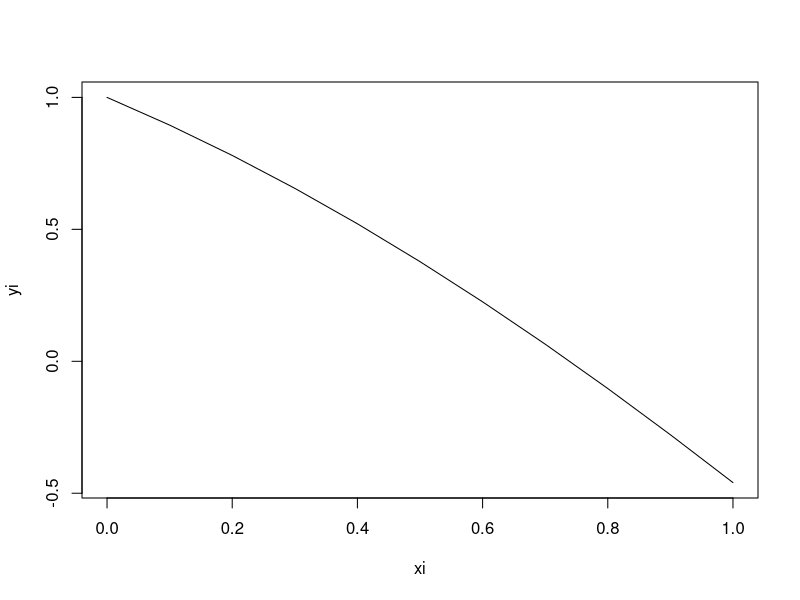

Write the R code that produced this figure. (Note: this script raises an error after producing the figure.)
# 1. Bisection Method
# 1.1. Absolute error (= abs(b-a))
myBisect1 <- function(f, a, b, tol=1e6 , m = 100) #tol: acceptable error
{
  iter <- 0
  f.a <- f(a)
  f.b <- f(b)
  while(abs(b-a) > tol) {
    iter <- iter + 1
    if (iter > m) {
      warning("(Bisect) No solution found after", m, "loops")
      break
    }
    xmid <- (a + b)/2 #c: mid point
    ymid <- f(xmid)
    if (f.a*ymid > 0) {
      a <- xmid
      f.a <- ymid
    }
    else {
      b <- xmid
      f.b <- ymid
    }
  }
  
  root <- (a + b)/2
  sentence <- paste("iter = ", iter)
  print(sentence)
  return(root)
}
# 1.2. Relative error (= abs(b-a))
myBisect2 <- function(f, a, b, tol = 1e6, m = 100) #tol: acceptable error
{
  iter <- 0
  f.a <- f(a)
  f.b <- f(b)
  while(abs(b-a)/max(abs(c(a,b))) > tol) {
    iter <- iter + 1
    if (iter > m) {
      warning("(Bisect) No solution found after", m, "loops")
      break
    }
    c = (a + b)/2 #c: mid point
    f.c <- f(c)
    if (f.a*f(c) > 0) {
      a <- c
      f.a <- f.c
    }
    else {
      b <- c
      f.b <- f.c
    }
  }
  root <- (a + b)/2
  print(iter)
  return(root)
}
#1.3. Test
myfun <- function(x){return(cos(x)-x)}
myBisect1(myfun, 0, 1, 1e-12)
myBisect2(myfun, 0, 1, 1e-12)
#1.4. Draw Plot
xi <- seq(0,1,by=0.1)
yi <- myfun(xi)
plot(xi, yi, type="l") #type="l" - line plot

#2. Newton-Raphson Method
#2.1. C1
myNewton1 <- function(f, fp, x, tol, m) # fp: derivative function
{
  iter <- 0
  for(i in 1:m) {
    iter <- iter + 1
    i = x - (f(x)/fp(x))
    x = i
  }
  if(iter > m)
    stop("(Newton) No solution found after", m, "loops")
  print(iter)
  return(x)
}
#2.2. C2
myNewton2 <- function(f, fp, x, tol, m) # fp: derivative function
{
  iter <- 0
  err <- 10*tol
  while(err > tol) {
    iter <- iter + 1
    xnew <- x - f(x)/fp(x)
    if (iter>m)
      stop("(Newton) No solution found after", m, "loops")
    err <- abs(xnew - x)
    x <- xnew
  }
  print(iter)
  return(x)
}
#2.3. Test
myfund <- function(x){return(-sin(x)-1)}
myNewton1(myfun, myfund, 1, 1e-6, 10)
myNewton2(myfun, myfund, 1, 1e-6, 10)

#3. Secant Method
mySecant <- function(f, x0, x1, tol, m=100)
{
  iter <- 0
  while(abs(x1-x0) > tol){
    iter <- iter + 1
    f.x0 <- f(x0)
    f.x1 <- f(x1)
    xi <- x1 - (f.x0 / ((f.x1 - f.x0)/(x1 - x0)))
    x0 <- x1
    x1 <- xi
    if (iter>m)
      stop("(Secant) No solution found after", m, "loops")
  }
  print(iter)
  return(xi)
}
mySecant(myfun, 0, 1, 1e-12)

mySecant2 <- function(f, a,b, tol, m=100)
{
  iter <- 0
  f.a <- f(a)
  f.b <- f(b)
  while(abs(b-a) > tol) {
    iter <- iter + 1
    if (iter > m) {
      warning("(Bisect) No solution found after", m, "loops")
      break
    }
    xmid <- (a*f.b - b*f.a)/(f.b-f.a) #c: mid point
    ymid <- f(xmid)
    if (f.a*ymid > 0) {
      a <- xmid
      f.a <- ymid
    }
    else {
      b <- xmid
      f.b <- ymid
    }
  }
  
  root <- (a*f.b - b*f.a)/(f.b-f.a)
  sentence <- paste("iter = ", iter)
  print(sentence)
  return(root)
}

#3.1. Test
mySecant(myfun, 0, 1, 1e-12)
mySecant2(myfun, 0, 1, 1e-12)

#4. Homework
#4.1. Find the root: f=sin(x)-x/2 in [pi/2, pi]
myfun2 <- function(x){return (sin(x)-x/2)}
myfund2 <- function(x){return (cos(x)-1/2)}
myBisect1(myfun2, pi/2, pi, 1e-12)
myNewton2(myfun2, myfund2, 3*pi/4, 1e-12, 100)
mySecant(myfun2, pi/2, pi, 1e-12)
#4.2. Write a function combining 3 methods
myCombine <- function(...)
{
  args <- list(...)
  if (length(args) == 4) {
    bisect_result = myBisect1(args[[1]], args[[2]], args[[3]], args[[4]])
    secant_result = mySecant(args[[1]], args[[2]], args[[3]], args[[4]])
    print(bisect_result)
    print(secant_result)
  } 
  else if (method == 5) {
    return(myNewton2(args[[1]], args[[2]], args[[3]], args[[4]], args[[5]]))
  }
  else {
    stop("Invalid method")
  }
}
result_bisection <- myCombine(myfun, 0, 1, 1e-6)
print(result_bisection)
result_secant <- myCombine(myfun, initial_guess, 'secant')

myfun3 <- function(x){return (x*x*x - 3*x*x +2)}
mySecant(myfun3, -2, 0, 1e-6)
myBisect1(myfun3, -2, 0, 1e-6)
x <- seq(0,1,by=0.1)
y <- myfun3(xi)
plot(xi, yi) #type="l" - line plot

J1i <- c(-0.0660433280,-0.3275791376,-0.2766838581,-0.0046828235)
J2i <- c(0.3641281459,0.0465651163,-0.2428732100,-0.3014172201)
dJ1i <- c()
for (i in 1:length(xi)){
  dJ1i[i] = ( J0i[i]-J2i[i] )/2
}